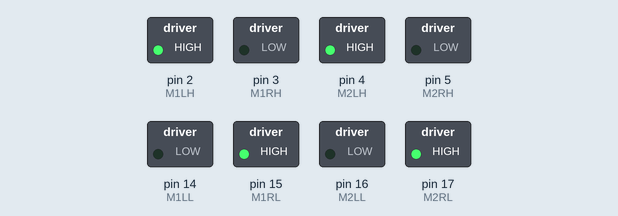
A sketch run on a simulated Arduino Uno, built with avr-gcc and run on an emulated ATmega328P. On the bench: switched loads named in the sketch (green lamp = pin HIGH).

Above: at 0.1 s.
Timing chart, 0 to 1.6 s (numbered marks = the images above):
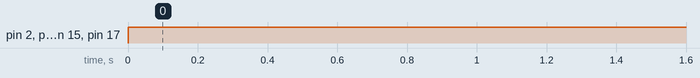

The sketch:

mtr_drv_final.ino
```cpp
// Pin definitions for motor driver
// Pin Numbers 2, 3, 4, 5 are for PWM
#define M1LH 2 // Format: Motor 1 Left-High  - Pin Number 2
#define M1RH 3 // .       Motor 1 Right-High - Pin Number 3
#define M1LL 14 // .
#define M1RL 15 // .
#define M2LH 4 // .
#define M2RH 5 // .
#define M2LL 16 // .
#define M2RL 17 // .

void setup() {
    pinMode(M1LH, OUTPUT);
    pinMode(M1RH, OUTPUT);
    pinMode(M1LL, OUTPUT);
    pinMode(M1RL, OUTPUT);
    pinMode(M2LH, OUTPUT);
    pinMode(M2RH, OUTPUT);
    pinMode(M2LL, OUTPUT);
    pinMode(M2RL, OUTPUT);
    Serial.begin(9600);
}

void loop() {
    // Call the movement functions here (●'◡'●)
    // Note - Speed factor is a required argument
    // 0 being stopped, 255 being at maximum speed
    // Example usage: backward(255);
    // We'll be using the maximum value always
    // since we want robot to go vroom vroom
    // Good Luck (❁´◡`❁)
    forward(180);
    delay(200);
}

// Movement Functions are defined assuming:
// Motor 1 is connected to - left tire
// Motor 2 is connceted to - right tire

// Speed factor - Value ranges from 0 to 255
void forward(int speed_factor) { // Turns both motor CW -> forward direction
    // Motor 1 -> Clockwise
    analogWrite(M1LH, speed_factor);
    analogWrite(M1RH, 0);
    digitalWrite(M1LL, LOW);
    digitalWrite(M1RL, HIGH);

    // Motor 2 -> Clockwise
    analogWrite(M2LH, speed_factor);
    analogWrite(M2RH, 0);
    digitalWrite(M2LL, LOW);
    digitalWrite(M2RL, HIGH);
}

void backward(int speed_factor) { // Turns both motor CCW -> backward direction
    // Motor 1 -> Counter Clockwise
    analogWrite(M1LH, 0);
    analogWrite(M1RH, speed_factor);
    digitalWrite(M1LL, HIGH);
    digitalWrite(M1RL, LOW);

    // Motor 2 -> Counter Clockwise
    analogWrite(M2LH, 0);
    analogWrite(M2RH, speed_factor);
    digitalWrite(M2LL, HIGH);
    digitalWrite(M2RL, LOW);
}

void left(int speed_factor) { // Turns left motor CCW and right motor CW
    // Robot turns left around its own axis
    // Motor 1 -> Counter Clockwise
    analogWrite(M1LH, 0);
    analogWrite(M1RH, speed_factor);
    digitalWrite(M1LL, HIGH);
    digitalWrite(M1RL, LOW);

    // Motor 2 -> Clockwise
    analogWrite(M2LH, speed_factor);
    analogWrite(M2RH, 0);
    digitalWrite(M2LL, LOW);
    digitalWrite(M2RL, HIGH);
}

void right(int speed_factor) { // Turns left motor CW and right motor CCW
    // Robot turns right around its own axis
    // Motor 1 -> Clockwise
    analogWrite(M1LH, speed_factor);
    analogWrite(M1RH, 0);
    digitalWrite(M1LL, LOW);
    digitalWrite(M1RL, HIGH);

    // Motor 2 -> Counter Clockwise
    analogWrite(M2LH, 0);
    analogWrite(M2RH, speed_factor);
    digitalWrite(M2LL, HIGH);
    digitalWrite(M2RL, LOW);
}

void stop_all() { // Turns both motor off -> Stopped
    // Motor 1 -> Stop
    analogWrite(M1LH, 0);
    analogWrite(M1RH, 0);
    digitalWrite(M1LL, LOW);
    digitalWrite(M1RL, LOW);

    // Motor 2 -> Stop
    analogWrite(M2LH, 0);
    analogWrite(M2RH, 0);
    digitalWrite(M2LL, LOW);
    digitalWrite(M2RL, LOW);
}
```

Measured:
- by itself, pin 2 (M1LH), pin 4 (M2LH), pin 15 (M1RL), pin 17 (M2RL): LOW → HIGH at 0.00 s
